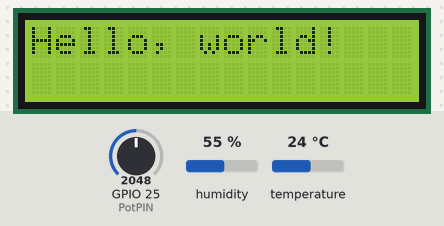
Bench run of a sketch on a simulated ESP32. On the bench: 16×2 character LCD. The test bench sets the inputs (shaded band); at power-on: humidity 55 %, GPIO 25 (PotPIN) = 2048, temperature 24 °C. What the sketch prints to the serial monitor is not drawn.

Above: at 0.1 s.
4.3 s: humidity set to 22 %
At 6.0 s:
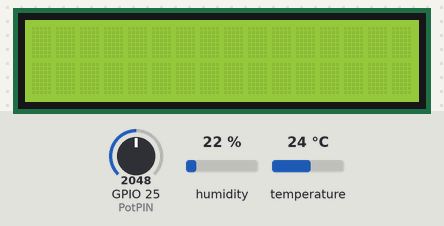
10.3 s: humidity set to 40 %
12.7 s: humidity set to 68 %
Timing chart, 0 to 15.7 s (numbered marks = the images above; inputs shaded):
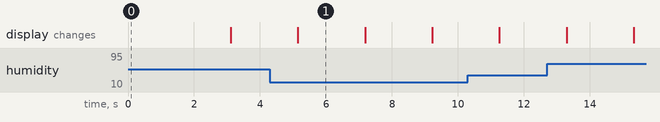

The sketch:

sketch_mar28a.ino
```cpp
#include <Wire.h>
#include <LiquidCrystal_I2C.h>
#include <DHT.h>
#define DHTTYPE DHT11  // Define the sensor type

const int DHTPIN = 26;  // Define the pin used to connect the sensor (A0)
const int PotPIN = 25; // Defines the potentiometer pin (A1)

DHT dht(DHTPIN, DHTTYPE);  // Create a DHT object

LiquidCrystal_I2C lcd(0x27,16,2);  // set the LCD address to 0x27 for a 16 chars and 2 line display

int target_base = 40; // smallest value for target humidity
int last_time = millis();
int last_Pot_Val = 0;

int count = 0;

void setup()
{
  // Initialize the serial communication
  Serial.begin(115200);
  Serial.println(F("DHT11 test!"));

  dht.begin();  // Initialize the DHT sensor

  lcd.init();// initialize the lcd
  lcd.backlight(); // Turns on the LCD backlight.
  lcd.print("Hello, world!");   // Print a message to the LCD.
  delay(3000);
}

void loop()
{
  lcd.clear();
  lcd.setCursor(0, 0); // Sets the cursor position to the first row and first column (0, 0).

  int current_time = millis();
  int time_diff = current_time - last_time;
  int current_Pot_Val = read_Pot();
  // checks if at least 2 seconds has elapsed since last humidity reading
  if (time_diff >= 2000)
  {
    float actual_humidity = read_Humidity();
  }
  //displays the current potentiometer value and doesn't update serial unless value has changed
  if (current_Pot_Val != last_Pot_Val)
  {
    // updates last and current potentiometer values
    last_Pot_Val = current_Pot_Val;
    current_Pot_Val = read_Pot();

    int target_humidity = current_Pot_Val + target_base; // user set target humidity
    Serial.println(target_humidity);
  }

}

int read_Humidity()
{
  int humidity = dht.readHumidity();
  if (isnan(humidity))
  {
    Serial.println(F("Failed to read from DHT sensor!"));
    return humidity;
  }
  lcd.print("HUMIDITY: ");
  lcd.print(humidity); // Prints the current value of the humidity variable.
  last_time = millis();
  return humidity;
}

//gets a value from 0 to 20 from the potentiometer
int read_Pot()
{
  int Pot_Val = analogRead(PotPIN);
  int pot_final_val = (Pot_Val * 20) / 4095;
  return pot_final_val;
}
```

Measured:
- what the display in image 1 shows lasts 2.1 s, from 5.1 s to 7.2 s
